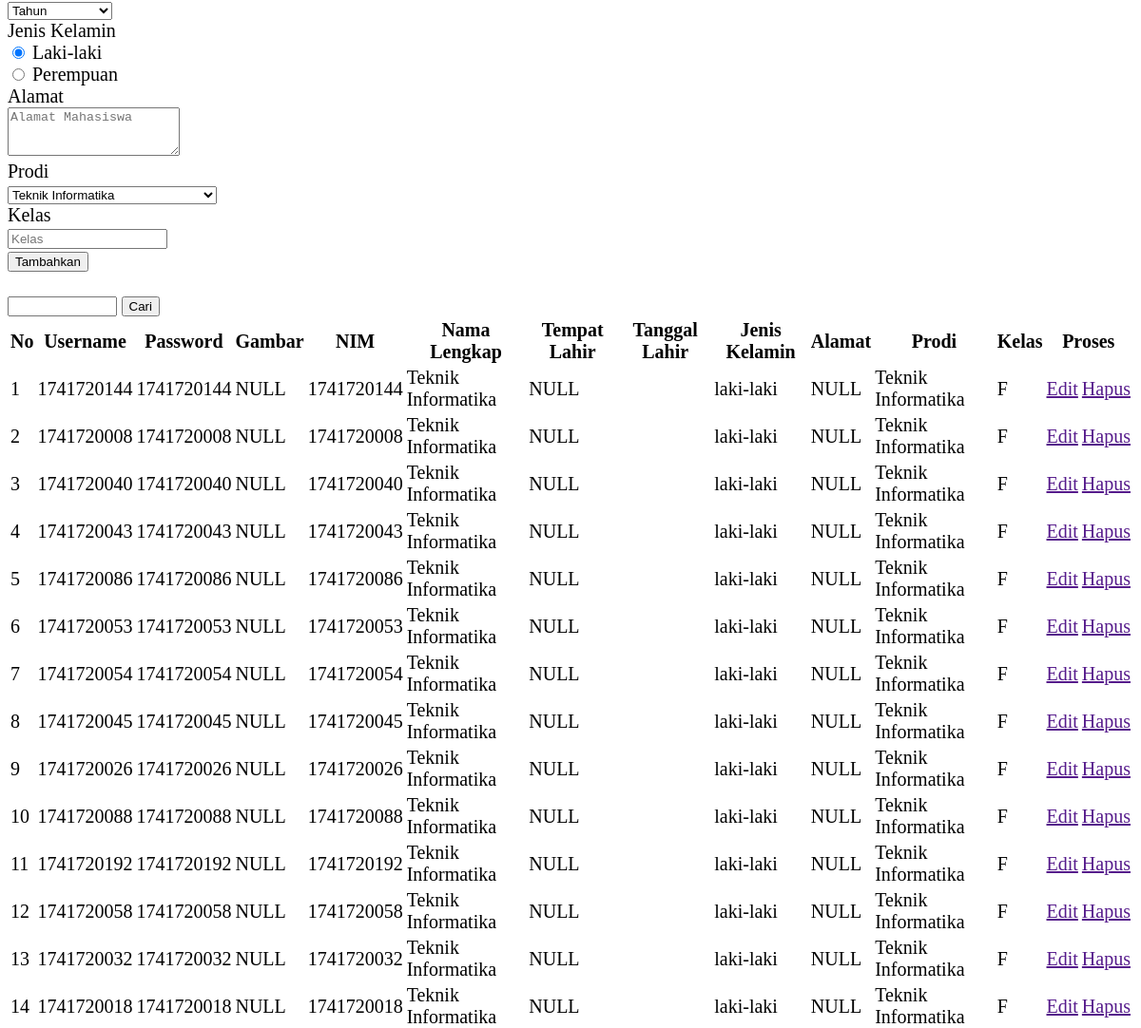
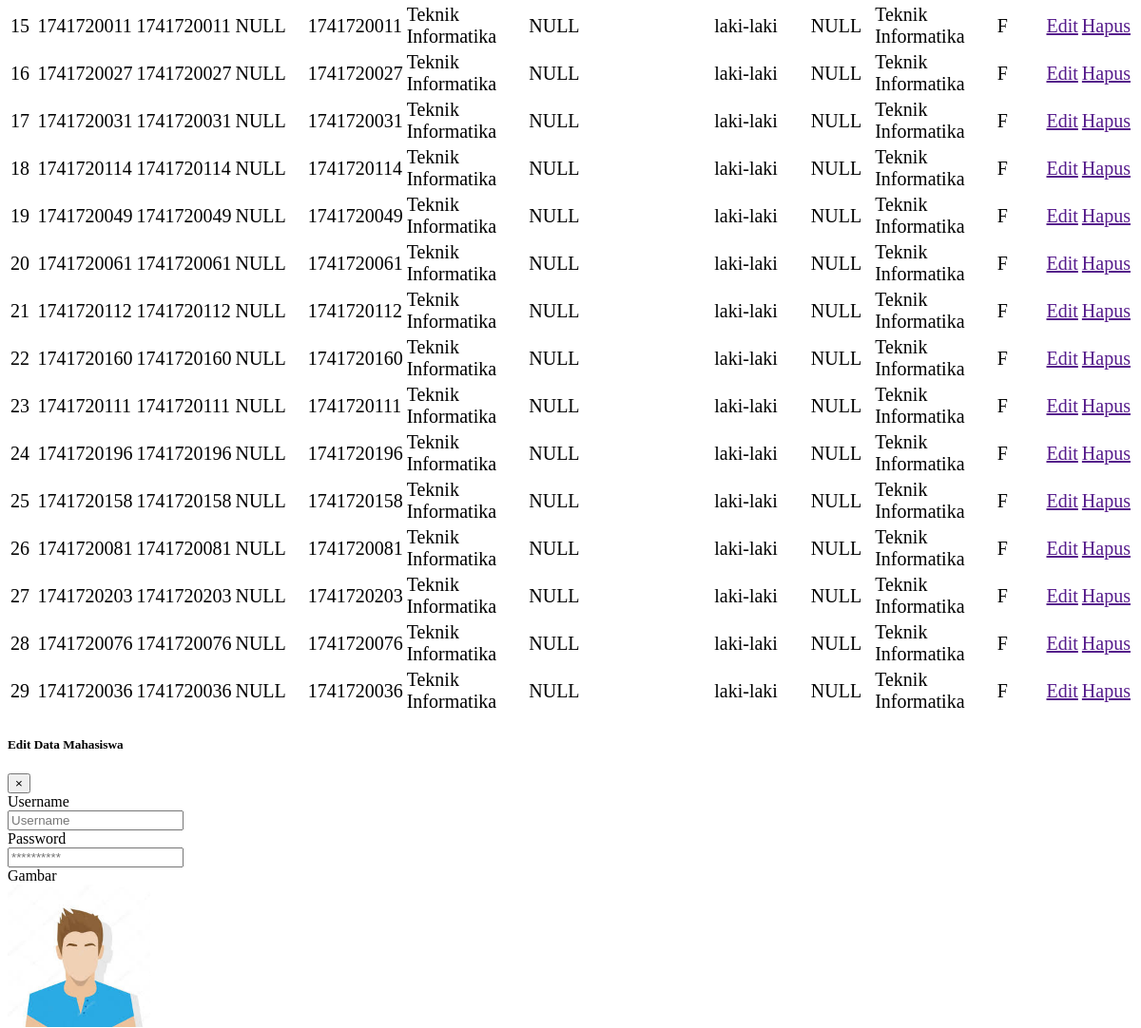
/module/admin/mahasiswa/dataMahasiswa.php (middle part), run on an earlier commit of the app's database (2 pictures, top to bottom).
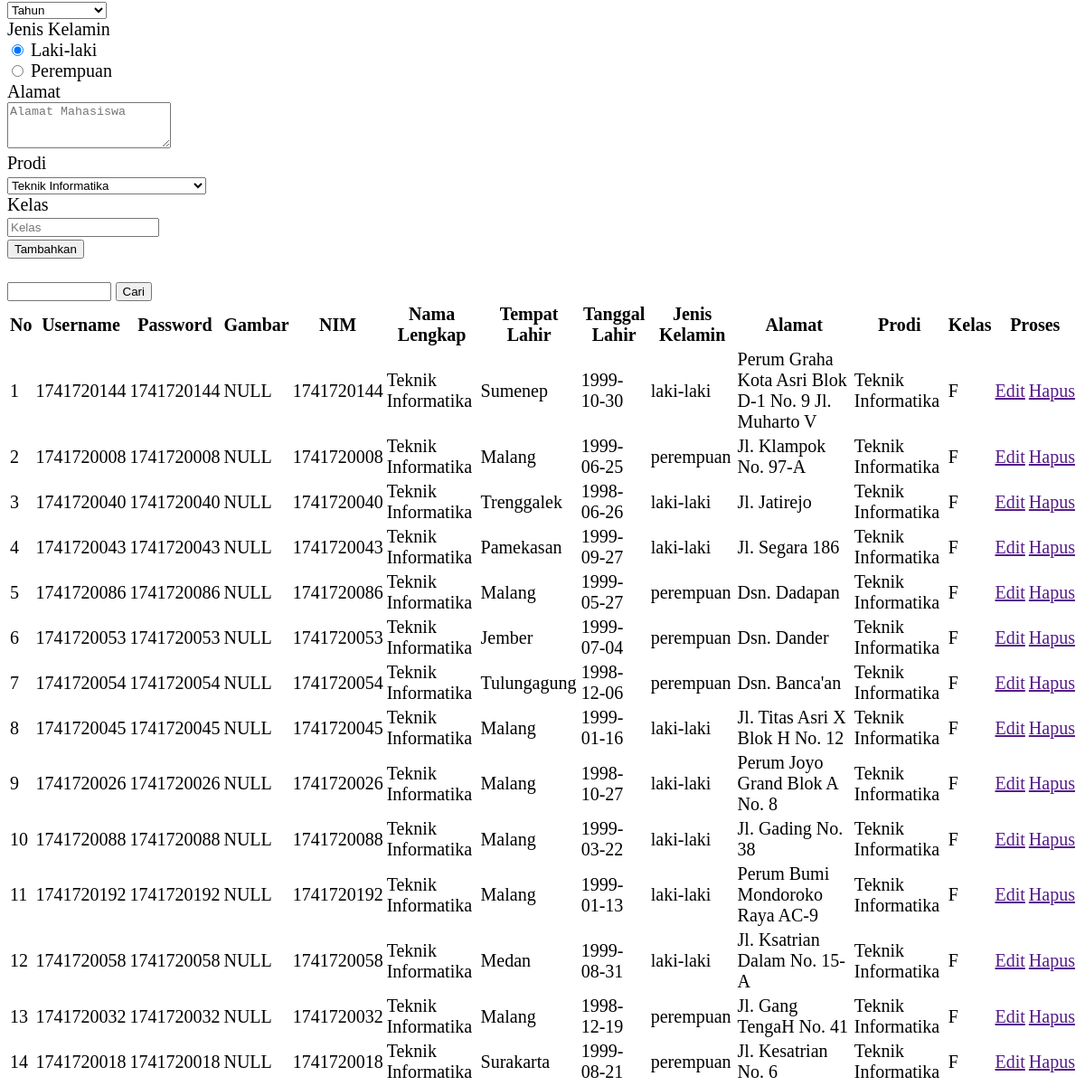
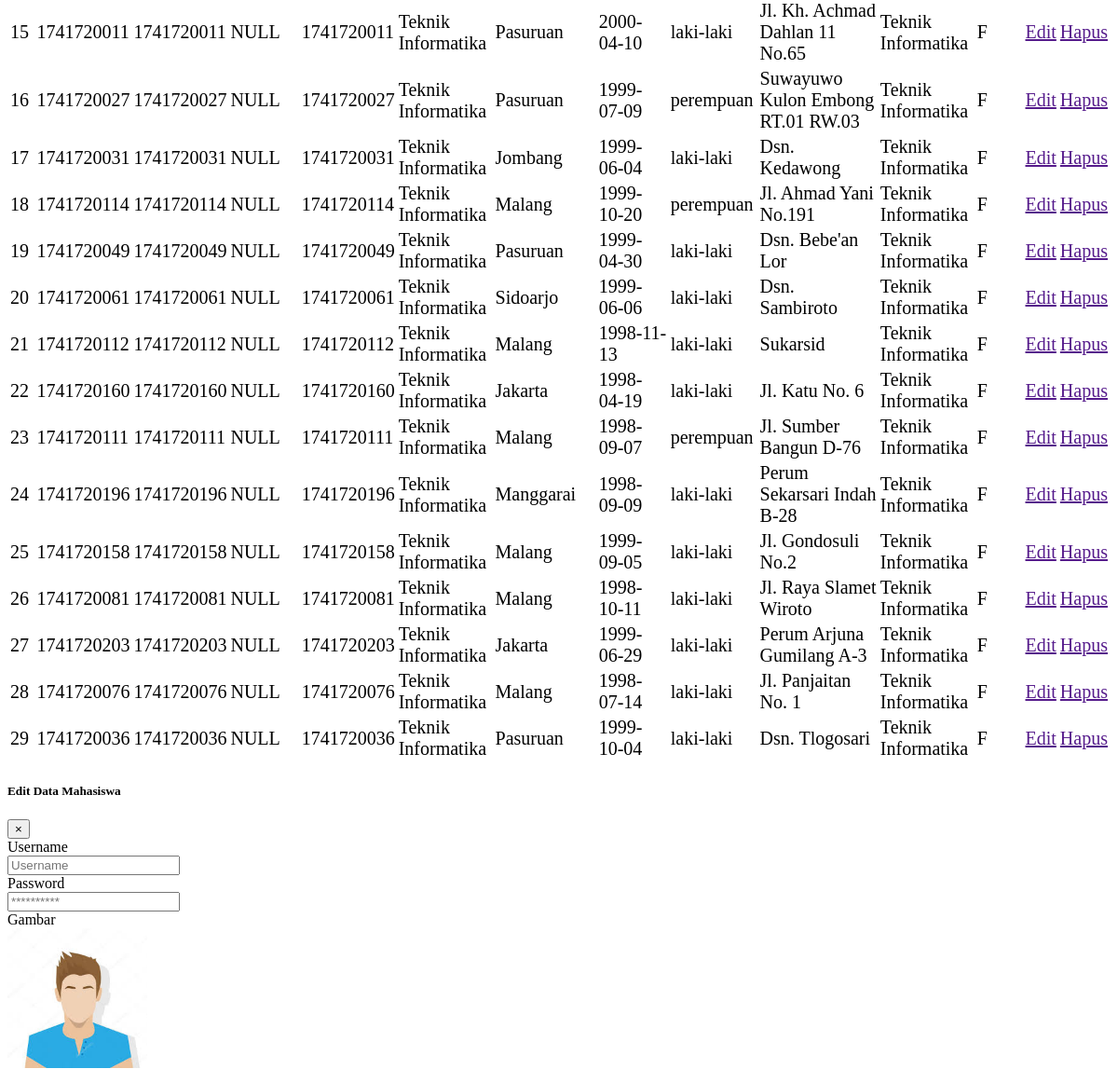
And on a later commit of the database (2 pictures, top to bottom).
### tables this page shows
CREATE TABLE `tabel_mahasiswa` (
  `id_mahasiswa` int(30) NOT NULL,
  `id_prodi` int(30) NOT NULL,
  `id_kelas` int(30) NOT NULL,
  `id_semester` int(11) NOT NULL,
  `nim` varchar(50) NOT NULL,
  `nama` varchar(100) NOT NULL,
  `alamat` varchar(250) DEFAULT NULL,
  `jenis_kelamin` enum('laki-laki','perempuan') NOT NULL,
  `tempat_lahir` varchar(50) DEFAULT NULL,
  `tanggal_lahir` date DEFAULT NULL,
  `foto` text,
  `waktu_edit` datetime DEFAULT NULL,
  `id_user` int(11) NOT NULL
);

CREATE TABLE `tabel_user` (
  `id_user` int(10) NOT NULL,
  `username` varchar(30) NOT NULL,
  `password` varchar(40) NOT NULL,
  `level` enum('mahasiswa','dosen','admin') NOT NULL
);

CREATE TABLE `tabel_prodi` (
  `id_prodi` int(30) NOT NULL,
  `nama` varchar(50) NOT NULL,
  `kode` varchar(30) NOT NULL
);

CREATE TABLE `tabel_kelas` (
  `id_kelas` int(30) NOT NULL,
  `kode_kelas` varchar(50) NOT NULL,
  `id_prodi` int(10) NOT NULL,
  `tingkat` int(11) NOT NULL
);

### module/admin/mahasiswa/dataMahasiswa.php (the view, shortened to what the rows shown need)
<!DOCTYPE html>
<html>
<head>
</head>
<body onload="setup();">
    <main role="main" class="container-fluid">
        <div id="dataMahasiswa" class="row">
            <div class="col-md-12 p-0" style="font-size:20px;">
                <div class="m-2 p-3 bg-white rounded shadow-sm">
                    <div class="media-body pb-3 mb-0 small lh-125">
                        <div class="isi">
                            <br>
                            <br>
                            <div class="scrolltable">
                                <table class="table table-striped table-bordered text-center">
                                    <thead>
                                        <tr>
                                            <th>No</th>
                                            <th>Username</th>
                                            <th>Password</th>
                                            <th>Gambar</th>
                                            <th>NIM</th>
                                            <th>Nama Lengkap</th>
                                            <th>Tempat Lahir</th>
                                            <th>Tanggal Lahir</th>
                                            <th>Jenis Kelamin</th>
                                            <th>Alamat</th>
                                            <th>Prodi</th>
                                            <th>Kelas</th>
                                            <th colspan="2">Proses</th>
                                        </tr>
                                    </thead>
                                    <tbody>
                                        <?php
                                            $query = "SELECT
                                            tabel_user.username,
                                            tabel_user.password,
                                            tabel_mahasiswa.id_mahasiswa,
                                            tabel_mahasiswa.nim,
                                            tabel_mahasiswa.nama,
                                            tabel_mahasiswa.alamat,
                                            tabel_mahasiswa.jenis_kelamin,
                                            tabel_mahasiswa.tempat_lahir,
                                            tabel_mahasiswa.tanggal_lahir,
                                            tabel_mahasiswa.foto,
                                            tabel_prodi.nama,
                                            tabel_kelas.kode_kelas
                                            FROM tabel_user INNER JOIN
                                            tabel_mahasiswa ON
                                            tabel_user.username = tabel_mahasiswa.nim
                                            INNER JOIN tabel_prodi ON
                                            tabel_mahasiswa.id_prodi = tabel_prodi.id_prodi
                                            INNER JOIN tabel_kelas ON
                                            tabel_mahasiswa.id_kelas = tabel_kelas.id_kelas
                                            ";
                                            $result = mysqli_query($con, $query);
                                            if(mysqli_num_rows($result) > 0){
                                                $index = 1;
                                                while($row = mysqli_fetch_assoc($result)){
                                                    echo"
                                                    <tr>
                                                        <td>". $index++ ."</td>
                                                        <td>". $row["username"] ."</td>
                                                        <td>". $row["password"] ."</td>
                                                        <td>". $row["foto"] ."</td>
                                                        <td>". $row["nim"] ."</td>
                                                        <td>". $row["nama"] ."</td>
                                                        <td>". $row["tempat_lahir"] ."</td>
                                                        <td>". $row["tanggal_lahir"] ."</td>
                                                        <td>". $row["jenis_kelamin"] ."</td>
                                                        <td>". $row["alamat"] ."</td>
                                                        <td>". $row["nama"]."</td>
                                                        <td>". $row["kode_kelas"]."</td>
                                                        <td>
                                                        <a href='' class='btn btn-primary' data-toggle='modal' data-target='#modalEditAdminMahasiswa'>Edit</a>
                                                        </td>
                                                        <td>
                                                        <a href='' class='btn btn-danger' data-toggle='modal' data-target='#modalHapusDataMahasiswa'>Hapus</a>
                                                        </td>
                                                    </tr>
                                                    ";
                                                }
                                            }
                                        ?>
                                    </tbody>
                                </table>
                            </div>
                        </div>
                    </div>
                </div>
            </div>
        </div>
    </main>
</body>
</html>

What changed in the data, as far as the page shows it:
changed tabel_mahasiswa: tempat_lahir "NULL" → "Sumenep"; tanggal_lahir (not shown) → "1999-10-30"; alamat "NULL" → "Perum Graha Kota Asri Blok D-1 No. 9 Jl. Muharto V"
changed tabel_mahasiswa: tempat_lahir "NULL" → "Malang"; tanggal_lahir (not shown) → "1999-06-25"; jenis_kelamin "laki-laki" → "perempuan"; alamat "NULL" → "Jl. Klampok No. 97-A"
changed tabel_mahasiswa: tempat_lahir "NULL" → "Trenggalek"; tanggal_lahir (not shown) → "1998-06-26"; alamat "NULL" → "Jl. Jatirejo"
changed tabel_mahasiswa: tempat_lahir "NULL" → "Pamekasan"; tanggal_lahir (not shown) → "1999-09-27"; alamat "NULL" → "Jl. Segara 186"
changed tabel_mahasiswa: tempat_lahir "NULL" → "Malang"; tanggal_lahir (not shown) → "1999-05-27"; jenis_kelamin "laki-laki" → "perempuan"; alamat "NULL" → "Dsn. Dadapan"
changed tabel_mahasiswa: tempat_lahir "NULL" → "Jember"; tanggal_lahir (not shown) → "1999-07-04"; jenis_kelamin "laki-laki" → "perempuan"; alamat "NULL" → "Dsn. Dander"
changed tabel_mahasiswa: tempat_lahir "NULL" → "Tulungagung"; tanggal_lahir (not shown) → "1998-12-06"; jenis_kelamin "laki-laki" → "perempuan"; alamat "NULL" → "Dsn. Banca'an"
changed tabel_mahasiswa: tempat_lahir "NULL" → "Malang"; tanggal_lahir (not shown) → "1999-01-16"; alamat "NULL" → "Jl. Titas Asri X Blok H No. 12"
changed tabel_mahasiswa: tempat_lahir "NULL" → "Malang"; tanggal_lahir (not shown) → "1998-10-27"; alamat "NULL" → "Perum Joyo Grand Blok A No. 8"
changed tabel_mahasiswa: tempat_lahir "NULL" → "Malang"; tanggal_lahir (not shown) → "1999-03-22"; alamat "NULL" → "Jl. Gading No. 38"
changed tabel_mahasiswa: tempat_lahir "NULL" → "Malang"; tanggal_lahir (not shown) → "1999-01-13"; alamat "NULL" → "Perum Bumi Mondoroko Raya AC-9"
changed tabel_mahasiswa: tempat_lahir "NULL" → "Medan"; tanggal_lahir (not shown) → "1999-08-31"; alamat "NULL" → "Jl. Ksatrian Dalam No. 15-A"
changed tabel_mahasiswa: tempat_lahir "NULL" → "Malang"; tanggal_lahir (not shown) → "1998-12-19"; jenis_kelamin "laki-laki" → "perempuan"; alamat "NULL" → "Jl. Gang TengaH No. 41"
changed tabel_mahasiswa: tempat_lahir "NULL" → "Surakarta"; tanggal_lahir (not shown) → "1999-08-21"; jenis_kelamin "laki-laki" → "perempuan"; alamat "NULL" → "Jl. Kesatrian No. 6"
changed tabel_mahasiswa: tempat_lahir "NULL" → "Pasuruan"; tanggal_lahir (not shown) → "2000-04-10"; alamat "NULL" → "Jl. Kh. Achmad Dahlan 11 No.65"
changed tabel_mahasiswa: tempat_lahir "NULL" → "Pasuruan"; tanggal_lahir (not shown) → "1999-07-09"; jenis_kelamin "laki-laki" → "perempuan"; alamat "NULL" → "Suwayuwo Kulon Embong RT.01 RW.03"
changed tabel_mahasiswa: tempat_lahir "NULL" → "Jombang"; tanggal_lahir (not shown) → "1999-06-04"; alamat "NULL" → "Dsn. Kedawong"
changed tabel_mahasiswa: tempat_lahir "NULL" → "Malang"; tanggal_lahir (not shown) → "1999-10-20"; jenis_kelamin "laki-laki" → "perempuan"; alamat "NULL" → "Jl. Ahmad Yani No.191"
changed tabel_mahasiswa: tempat_lahir "NULL" → "Pasuruan"; tanggal_lahir (not shown) → "1999-04-30"; alamat "NULL" → "Dsn. Bebe'an Lor"
changed tabel_mahasiswa: tempat_lahir "NULL" → "Sidoarjo"; tanggal_lahir (not shown) → "1999-06-06"; alamat "NULL" → "Dsn. Sambiroto"
changed tabel_mahasiswa: tempat_lahir "NULL" → "Malang"; tanggal_lahir (not shown) → "1998-11-13"; alamat "NULL" → "Sukarsid"
changed tabel_mahasiswa: tempat_lahir "NULL" → "Jakarta"; tanggal_lahir (not shown) → "1998-04-19"; alamat "NULL" → "Jl. Katu No. 6"
changed tabel_mahasiswa: tempat_lahir "NULL" → "Malang"; tanggal_lahir (not shown) → "1998-09-07"; jenis_kelamin "laki-laki" → "perempuan"; alamat "NULL" → "Jl. Sumber Bangun D-76"
changed tabel_mahasiswa: tempat_lahir "NULL" → "Manggarai"; tanggal_lahir (not shown) → "1998-09-09"; alamat "NULL" → "Perum Sekarsari Indah B-28"
changed tabel_mahasiswa: tempat_lahir "NULL" → "Malang"; tanggal_lahir (not shown) → "1999-09-05"; alamat "NULL" → "Jl. Gondosuli No.2"
changed tabel_mahasiswa: tempat_lahir "NULL" → "Malang"; tanggal_lahir (not shown) → "1998-10-11"; alamat "NULL" → "Jl. Raya Slamet Wiroto"
changed tabel_mahasiswa: tempat_lahir "NULL" → "Jakarta"; tanggal_lahir (not shown) → "1999-06-29"; alamat "NULL" → "Perum Arjuna Gumilang A-3"
changed tabel_mahasiswa: tempat_lahir "NULL" → "Malang"; tanggal_lahir (not shown) → "1998-07-14"; alamat "NULL" → "Jl. Panjaitan No. 1"
changed tabel_mahasiswa: tempat_lahir "NULL" → "Pasuruan"; tanggal_lahir (not shown) → "1999-10-04"; alamat "NULL" → "Dsn. Tlogosari"
